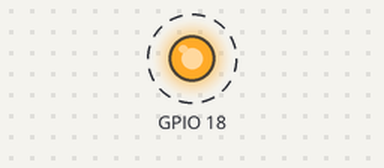
The program below on a simulated Raspberry Pi (BCM pin numbers). On the bench: output pins drawn as LEDs (lit = HIGH). Dashed ring = blinking.

Above: at 0.2 s.
Timing chart, 0 to 3.0 s (numbered marks = the images above):
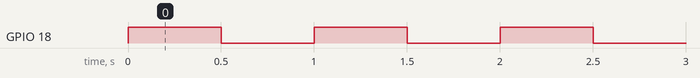

Measured:
- by itself, GPIO 18: alternates HIGH for 0.50 s and LOW for 0.50 s

The program:

led_blink.py
```python
# coding: utf-8
import RPi.GPIO as GPIO

import time
# 选择引脚的模式为板载模式
GPIO.setmode(GPIO.BCM)
# 将18号引脚设置为输出模式
GPIO.setup(18, GPIO.OUT)

while True:
    # 将18号输出引脚设置为高电平
    GPIO.output(18, True)
    time.sleep(0.5)
    # 低电平
    GPIO.output(18, False)
    # 休眠500毫秒
    time.sleep(0.5)
```
